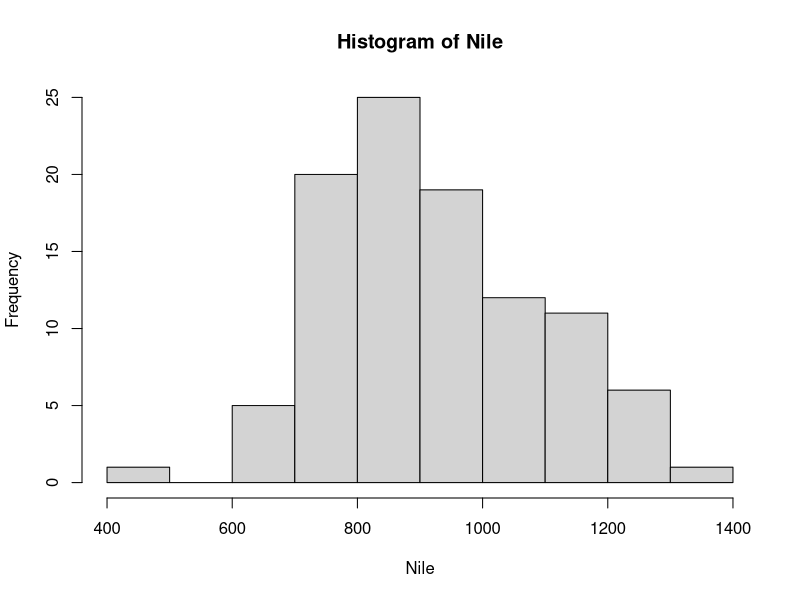
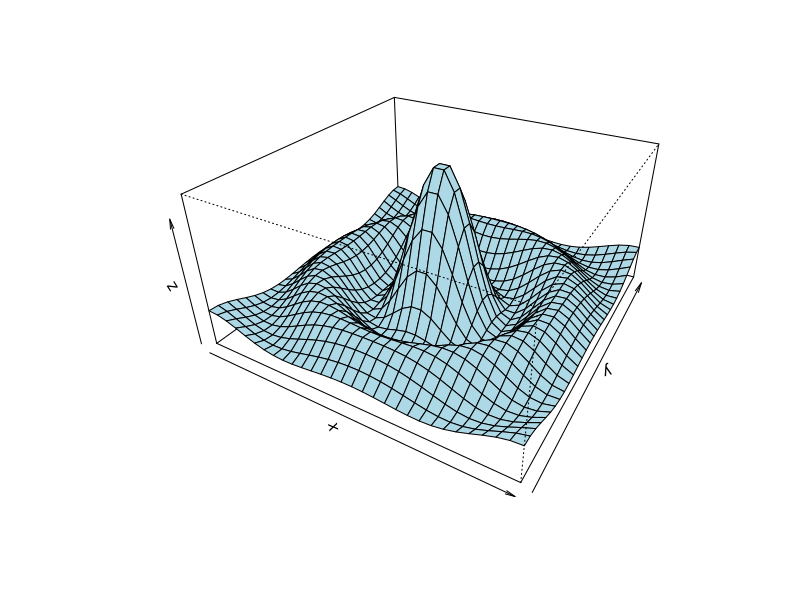
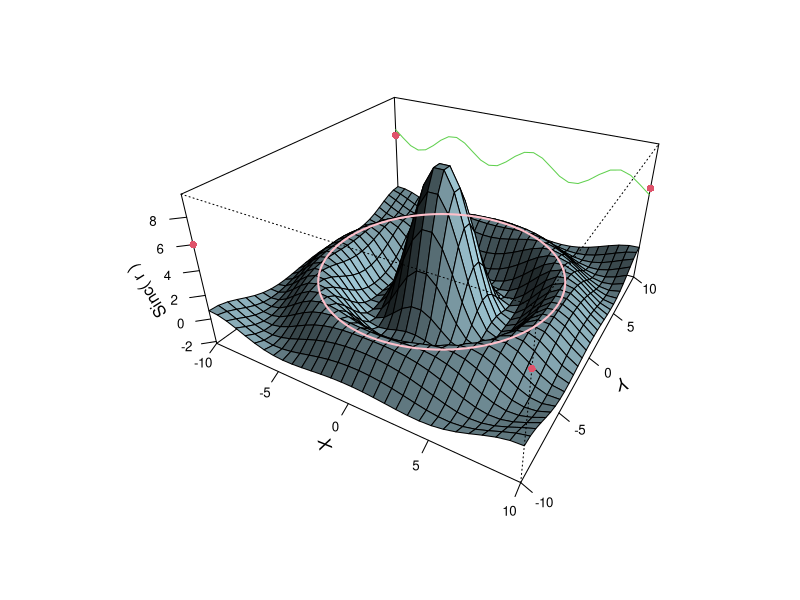
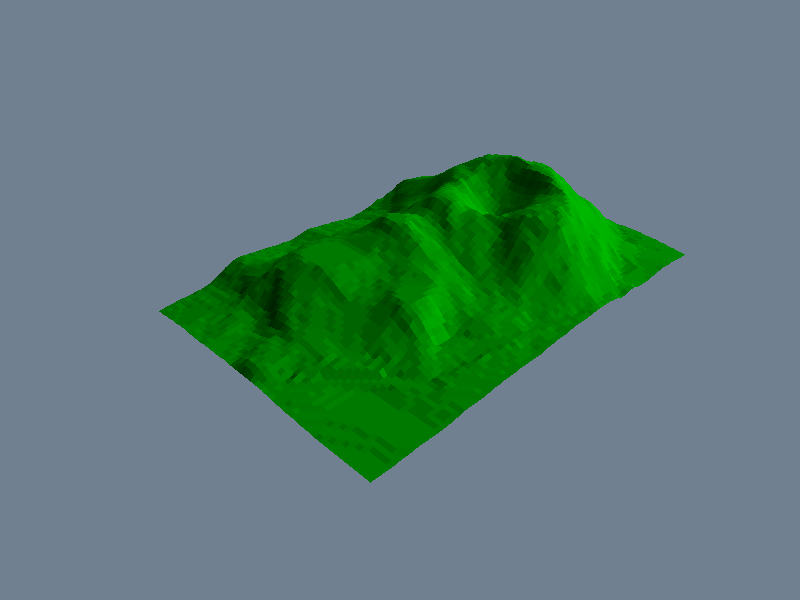
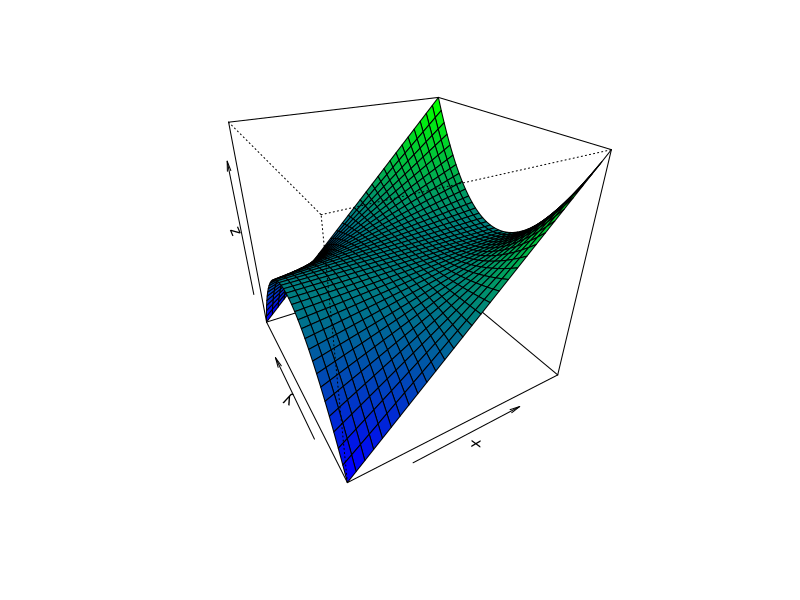

R code for these plots, in order:
# Create a vector. 'c' here stands for concatenate.
x <- c(1,2,4)
x

# C can be used to concatenate vectors.
q <- c(x, x, 9)
q

# Subsetting on datasets/vectors
x[2:3]

# Calculate mean and standard deviation of x
mean(x)
sd(x)

# Get list of data sets
# data()

# Get the mean of Nile
print('Mean of Nile: ')
mean(Nile)
print('SD of Nile: ')
sd(Nile)

# for loop
for(i in x){
  print(i)
}

# Structure - shows the internal structure of any R object.
str(hist(Nile))

# Example function
example(persp)